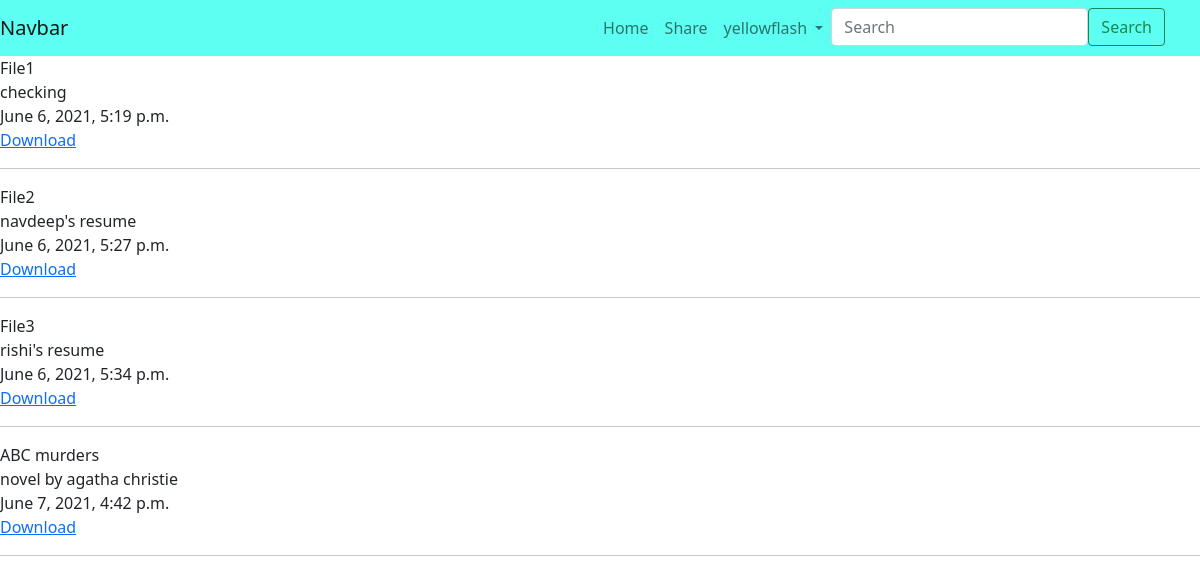
/list (signed in), run on the app's committed database.
### rocketshare/models.py (models this page shows, shortened)
class SharedFile(models.Model):
    owner = models.ForeignKey(User, on_delete=models.CASCADE, blank=True, null=True)
    name = models.CharField(max_length=50)
    timestamp = models.DateTimeField(auto_now_add=True)
    actual_file = models.FileField()
    description = models.TextField(blank=True)

### rocketshare/views.py (the view)
# urls.py: path('list',views.listfiles,name = "list")
def listfiles(request):
    if request.GET.get('search') and request.GET['search'] != '':
        files = SharedFile.objects.filter(name__icontains = request.GET['search'])
    else:
        files = SharedFile.objects.all()
    return render(request, 'rocketshare/list.html', {'files': files})

### templates/rocketshare/list.html (shortened to what this page needs)
{% extends 'base.html' %}
{% block search %}
<form class="form-inline my-2 my-lg-0 custom_form" method="get" action = "list">
    <input class="form-control mr-sm-2" type="search" placeholder="Search" aria-label="Search" name = "search">
    <input type="submit" class = "btn btn-outline-success my-2 my-sm-0 " value = "Search">
</form>
{% endblock %}
{% block content %}
    {% for file in files %}
    {{file.name}}
    <br>
    {{file.description}}
    <br>
    {{file.timestamp}}
    <br>
    <a href="{{ MEDIA_URL }}{{file.actual_file.url}}" download = {{file.name}}>Download</a>
    <hr>
    {% endfor %}
{% endblock %}

### templates/base.html (shortened to what this page needs)
<!DOCTYPE html>
<html lang="en">
<head>
    <link rel="stylesheet" href="https://cdn.jsdelivr.net/npm/bootstrap@5.0.1/dist/css/bootstrap.min.css"
>
</head>
<body>
    <nav class="navbar navbar-expand-lg navbar-light bg-light justify-content-between" id="navbar-custom">
        <a class="navbar-brand" href="#">Navbar</a>
        <div class="collapse navbar-collapse" id="navbarNavDropdown">
          <ul class="navbar-nav">
            <li class="nav-item active">
              <a class="nav-link" href="{% url 'index' %}">Home</a>
            </li>
            <li class="nav-item">
              <a class="nav-link" href="{% url 'share' %}">Share</a>
            </li>
            {% if user.is_authenticated %}
            <li class="nav-item dropdown">
              <a class="nav-link dropdown-toggle" href="#" id="navbarDropdownMenuLink" data-toggle="dropdown"
                aria-haspopup="true" aria-expanded="false">
                {{  request.user.username|default:"Anonymous"}}
              </a>
            </li>
            {% endif %}
            <li class = 'nav-item'>
              {% block search %}
              {% endblock %}
            </li>
          </ul>
        </div>
      </nav>
      {% block content %}
      {% endblock %}
</body>
</html>

### templates/base.html (style rules this page uses)
body { overflow-x: hidden; }
.navbar { height: auto; background-color: rgb(92, 255, 241) !important; }
.navbar-collapse { justify-content: flex-end; margin-right: 35px; }

### templates/rocketshare/list.html (style rules this page uses)
.custom_form { display: flex; flex-direction: row; }

### data on the page
SharedFile: name "File1", description "checking", timestamp "June 6, 2021, 5:19 p.m."
SharedFile: name "File2", description "navdeep's resume", timestamp "June 6, 2021, 5:27 p.m."
SharedFile: name "File3", description "rishi's resume", timestamp "June 6, 2021, 5:34 p.m."
SharedFile: name "ABC murders", description "novel by agatha christie", timestamp "June 7, 2021, 4:42 p.m."

### other printed values
{{ request.user.username|default:"Anonymous" }} "yellowflash"
